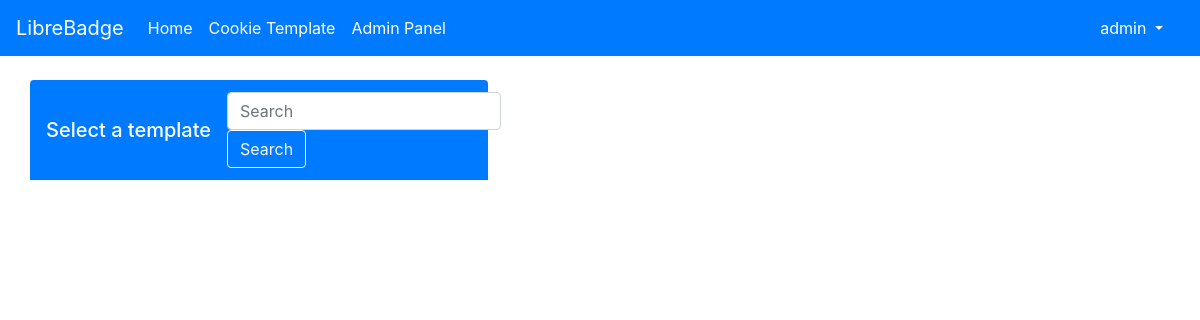
The page / (signed in) on the database as committed earlier.
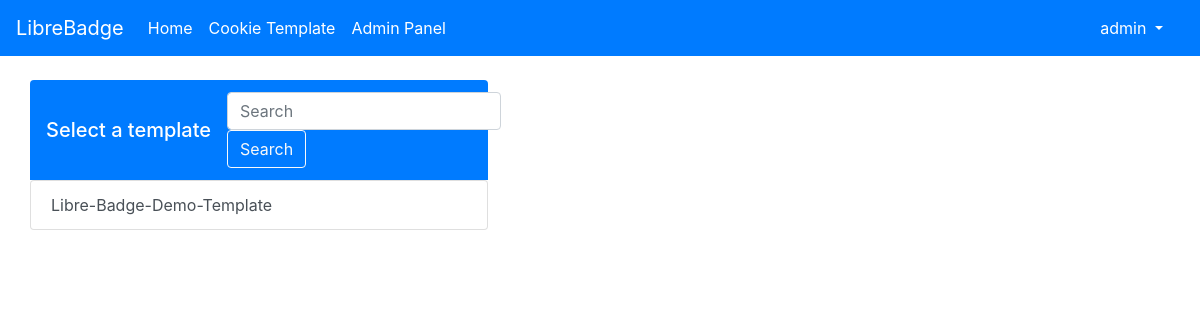
The same page on the database as committed later.
### LibreBadge/models.py (models this page shows, shortened)
class BadgeTemplate(models.Model):
    name = models.CharField(max_length=50)
    slug = models.SlugField(unique=True)
    template = models.FileField(upload_to='badgeTemplates/',unique=True)

### LibreBadge/views/views.py (the view)
# urls.py: url('^$', views.index, name='index'),
@login_required
def index(request):
    return render(request, 'LibreBadge/home.html',
    context = {"BadgeTemplate":BadgeTemplate.objects.all,"AlertMessage":AlertMessage.objects.all})

### LibreBadge/templates/LibreBadge/home.html
{% extends "LibreBadge/page.html" %}
{% block content %}
<br>
<div class="col-5">
<nav class="navbar navbar-expand-lg navbar-dark bg-primary rounded-top">
    <div class="collapse navbar-collapse" id="navbarSupportedContent">
        <span class="navbar-brand mb-0 h1">Select a template</span>
      <form class="form-inline my-2 my-lg-1">
        <input class="form-control mr-sm-2" type="search" placeholder="Search" aria-label="Search">
        <button class="btn btn-outline-light my-2 my-sm-0" type="submit">Search</button>
      </form>
    </div>
  </nav>
<div class="list-group" style="max-height: 400px;min-height: 400px; overflow: auto;">
    {% for BadgeTemplate in BadgeTemplate %}
    <a href="production/{{BadgeTemplate.slug}}" class="list-group-item list-group-item-action">
    {{BadgeTemplate.name}}
    </a>
{% endfor %}
  </div>
</div>
{% endblock %}

Rows that differ between the two databases and show on the page:
added BadgeTemplate: name "Libre-Badge-Demo-Template"
